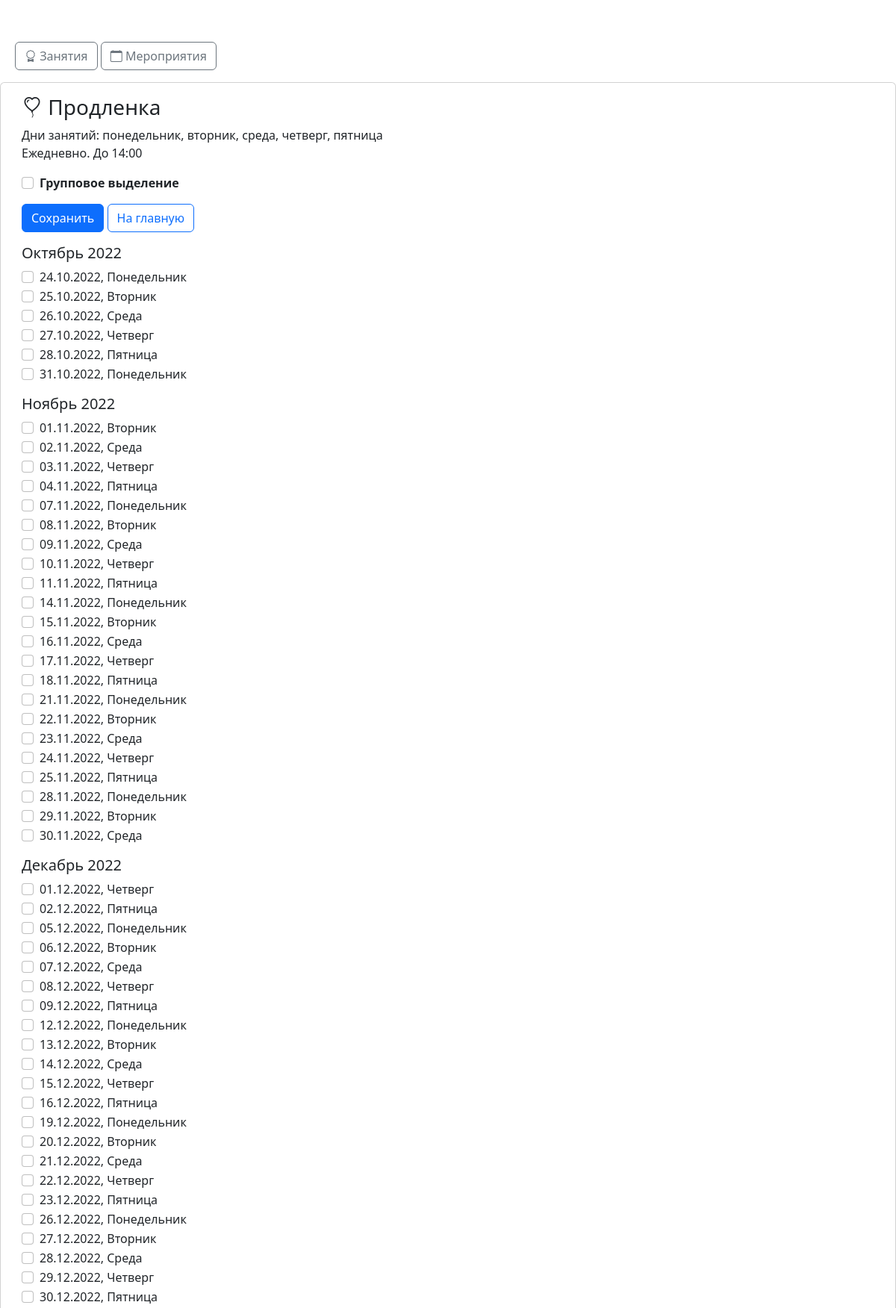
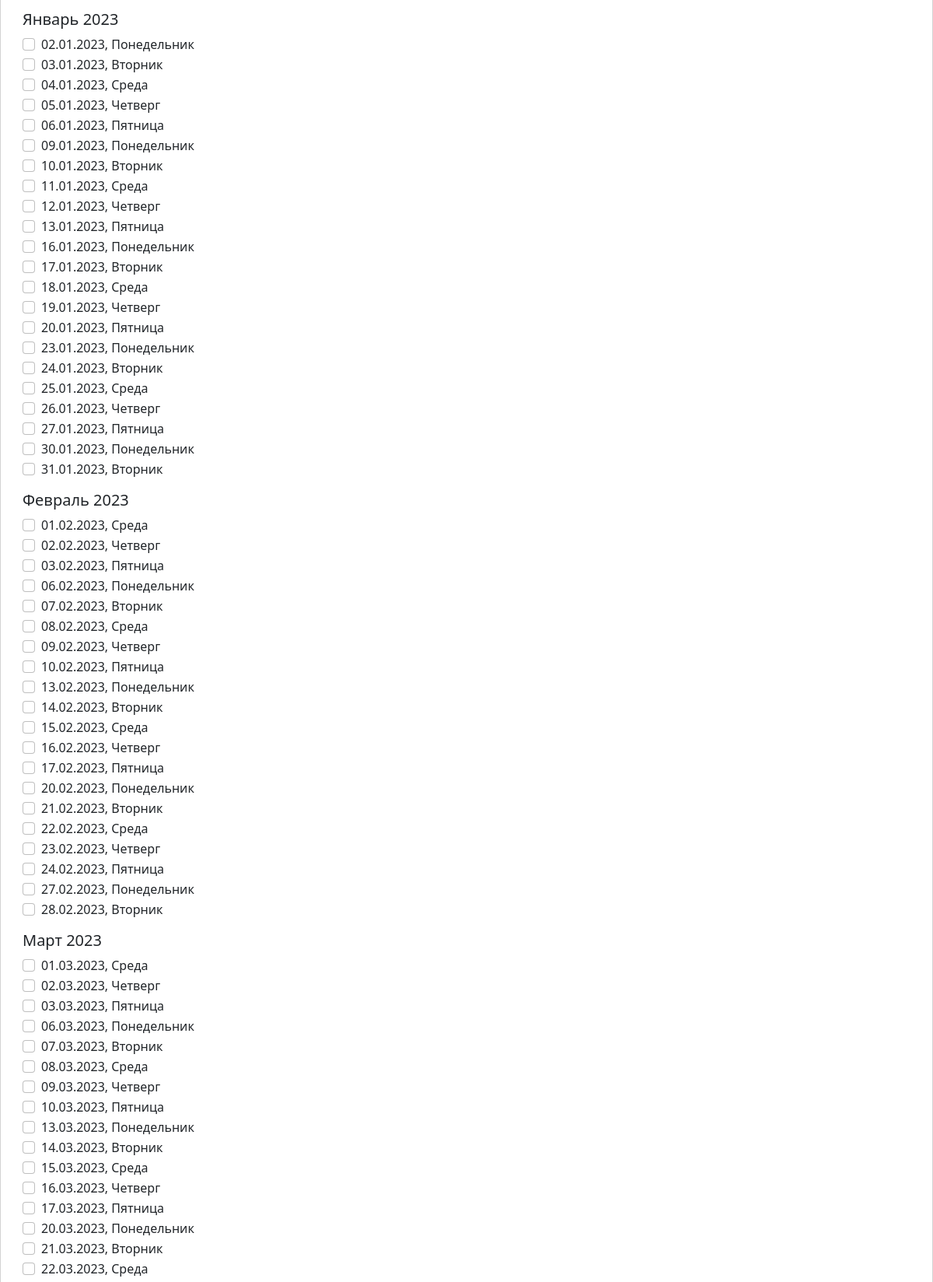
Screenshot of /multi_booking/2 (signed in, upper part) with the database file from the repository (2 pictures, top to bottom).
### booking/models.py (models this page shows, shortened)
class Schedule(models.Model):
    lesson = models.ForeignKey(Lesson, verbose_name='Занятие', on_delete=models.CASCADE, related_name='schedules')
    date_begin = models.DateField('Дата начала занятий')
    date_end = models.DateField('Дата завершения занятий')
    week_days = models.CharField('Дни проведения занятий', max_length=7, validators=[validate_schedule_week_days])
    class Meta:
        ordering = ('-date_begin', 'lesson')
        verbose_name = 'Расписание'
        verbose_name_plural = 'Расписания'
        constraints = [
            models.CheckConstraint(check=models.Q(date_begin__lt=models.F('date_end')), name='check_dates'),
        ]
    @property
    def next_lesson_day(self):
        if date.today() >= self.date_begin:
            evaluation_day = date.today()
        else:
            evaluation_day = self.date_begin
        weekday = evaluation_day.weekday()
        next_lesson_day = self.week_days.find('1', weekday + 1)
        next_lesson_delta = next_lesson_day - weekday
        if next_lesson_day == -1:
            next_lesson_day = self.week_days.find('1')
            next_lesson_delta = 7 - weekday + next_lesson_day
        next_lesson_date = evaluation_day + timedelta(days=next_lesson_delta)
        return next_lesson_date
    @property
    def week_schedule(self):
        week_days = [
            'Понедельник',
            'Вторник',
            'Среда',
            'Четверг',
            'Пятница',
            'Суббота',
            'Воскресенье',
        ]
        return ', '.join([item[1].lower() for item in zip(self.week_days, week_days) if int(item[0])])
    @property
    def lesson_days(self):
        lessons = {}
        lesson_day = self.next_lesson_day
        if (self.next_lesson_day - date.today()).days == 1:
            if datetime.now().hour >= settings.DEADLINE_TIME:
                lesson_day += timedelta(days=1)
        week_schedule = [num for num, day in enumerate(self.week_days) if int(day)]
        while lesson_day < self.date_end:
            if lesson_day.weekday() in week_schedule:
                key = lesson_day.replace(year=lesson_day.year, day=1)
                if lessons.get(key):
                    lessons[key].append(lesson_day)
                else:
                    lessons[key] = [lesson_day]
            lesson_day += timedelta(days=1)
        return lessons

class Lesson(models.Model):
    title = models.CharField('Название занятия', max_length=100, unique=True)
    description = models.TextField('Описание', null=True, blank=True)
    bootstrap_icon = models.CharField(
        'Иконка',
        max_length=50,
        default='bi-emoji-smile',
        help_text='https://icons.getbootstrap.com/icons/'
    )
    class Meta:
        ordering = ('title',)
        verbose_name = 'Занятие'
        verbose_name_plural = 'Занятия'

### booking/views.py (the view, shortened to what this page needs)
# urls.py: path('multi_booking/<int:lesson_id>', views.multi_booking, name="multi_booking"),
@login_required
def multi_booking(request, lesson_id):
    lesson = Schedule.objects.get(pk=lesson_id)
    booked = Booking.objects.filter(
        lesson=lesson_id,
        student=request.user,
        date__gte=date.today(),
    ).values_list('date', flat=True)
    template = 'booking/multi_booking.html'
    context = {
        'lesson': lesson,
        'booked': booked,
    }
    return render(request, template, context)

### booking/templates/booking/multi_booking.html (shortened to what this page needs)
{% extends 'base.html' %}
{% block content %}
<div class="card mb-3">
  <div class="card-body">
    <h3 class="card-title">
        <i class="bi {{ lesson.lesson.bootstrap_icon }}"></i>
        {{ lesson.lesson.title }}
    </h3>
    <p class="card-text">
        Дни занятий: {{ lesson.week_schedule }}<br />
        {{ lesson.lesson.description }}</p>
<div class="form-check mb-3">
  <input class="form-check-input" type="checkbox" value="" id="select_all" name="select_all" autocomplete="off" onclick="eventCheckBox()">
  <label class="form-check-label" for="select_all">
      <b>Групповое выделение</b>
  </label>
</div>
{% if lesson.lesson_days %}
      <form method="post" action="{% url 'booking:multi_booking' lesson.id %}">
    <button type="submit" class="btn btn-primary mb-3">Сохранить</button>
          <a href="{% url 'booking:cabinet' %}" class="btn btn-outline-primary mb-3">На главную</a>
{% for month, lessons in lesson.lesson_days.items %}
          <div class="mb-3">
          <h5>{{ month|date:"F Y" }}</h5>
          {% for lesson_date in lessons %}
<div class="form-check">
  <input class="form-check-input checkbox" type="checkbox" value='{{ lesson_date|date:"Y-m-d" }}' name='lesson_date' id='{{ lesson_date|date:"Y-m-d" }}' {% if lesson_date in booked %}checked{% endif %}>
  <label class="form-check-label" for='{{ lesson_date|date:"Y-m-d" }}'>
      {{lesson_date|date:"d.m.Y, l"}}
  </label>
</div>
{% endfor %}
              </div>
{% endfor %}
      </form>
{% endif %}
  </div>
</div>
{% endblock %}

### rows the page displays
Schedule: lesson "Продленка", week_schedule "понедельник, вторник, среда, четверг, пятница", lesson.description "Ежедневно. До 14:00"

### other values shown
{{ month|date:"F Y" }} "Октябрь 2022" "Ноябрь 2022" "Декабрь 2022" "Январь 2023" "Февраль 2023" "Март 2023"
{{ lesson_date|date:"d.m.Y, l" }} "24.10.2022, Понедельник" "25.10.2022, Вторник" "26.10.2022, Среда" "27.10.2022, Четверг" "28.10.2022, Пятница" "31.10.2022, Понедельник" "01.11.2022, Вторник" "02.11.2022, Среда" "03.11.2022, Четверг" "04.11.2022, Пятница" "07.11.2022, Понедельник" "08.11.2022, Вторник" "09.11.2022, Среда" "10.11.2022, Четверг" "11.11.2022, Пятница" "14.11.2022, Понедельник" "15.11.2022, Вторник" "16.11.2022, Среда" "17.11.2022, Четверг" "18.11.2022, Пятница" "21.11.2022, Понедельник" "22.11.2022, Вторник" "23.11.2022, Среда" "24.11.2022, Четверг" "25.11.2022, Пятница" "28.11.2022, Понедельник" "29.11.2022, Вторник" "30.11.2022, Среда" "01.12.2022, Четверг" "02.12.2022, Пятница" "05.12.2022, Понедельник" "06.12.2022, Вторник" "07.12.2022, Среда" "08.12.2022, Четверг" "09.12.2022, Пятница" "12.12.2022, Понедельник" "13.12.2022, Вторник" "14.12.2022, Среда" "15.12.2022, Четверг" "16.12.2022, Пятница" "19.12.2022, Понедельник" "20.12.2022, Вторник" "21.12.2022, Среда" "22.12.2022, Четверг" "23.12.2022, Пятница" "26.12.2022, Понедельник" "27.12.2022, Вторник" "28.12.2022, Среда" "29.12.2022, Четверг" "30.12.2022, Пятница" "02.01.2023, Понедельник" "03.01.2023, Вторник" "04.01.2023, Среда" "05.01.2023, Четверг" "06.01.2023, Пятница" "09.01.2023, Понедельник" "10.01.2023, Вторник" "11.01.2023, Среда" "12.01.2023, Четверг" "13.01.2023, Пятница" "16.01.2023, Понедельник" "17.01.2023, Вторник" "18.01.2023, Среда" "19.01.2023, Четверг" "20.01.2023, Пятница" "23.01.2023, Понедельник" "24.01.2023, Вторник" "25.01.2023, Среда" "26.01.2023, Четверг" "27.01.2023, Пятница" "30.01.2023, Понедельник" "31.01.2023, Вторник" "01.02.2023, Среда" "02.02.2023, Четверг" "03.02.2023, Пятница" "06.02.2023, Понедельник" "07.02.2023, Вторник" "08.02.2023, Среда" "09.02.2023, Четверг" "10.02.2023, Пятница" "13.02.2023, Понедельник" "14.02.2023, Вторник" "15.02.2023, Среда" "16.02.2023, Четверг" "17.02.2023, Пятница" "20.02.2023, Понедельник" "21.02.2023, Вторник" "22.02.2023, Среда" "23.02.2023, Четверг" "24.02.2023, Пятница" "27.02.2023, Понедельник" "28.02.2023, Вторник" "01.03.2023, Среда" "02.03.2023, Четверг" "03.03.2023, Пятница" "06.03.2023, Понедельник" "07.03.2023, Вторник" "08.03.2023, Среда" "09.03.2023, Четверг" "10.03.2023, Пятница" "13.03.2023, Понедельник" "14.03.2023, Вторник" "15.03.2023, Среда" "16.03.2023, Четверг" "17.03.2023, Пятница" "20.03.2023, Понедельник" "21.03.2023, Вторник" "22.03.2023, Среда"
